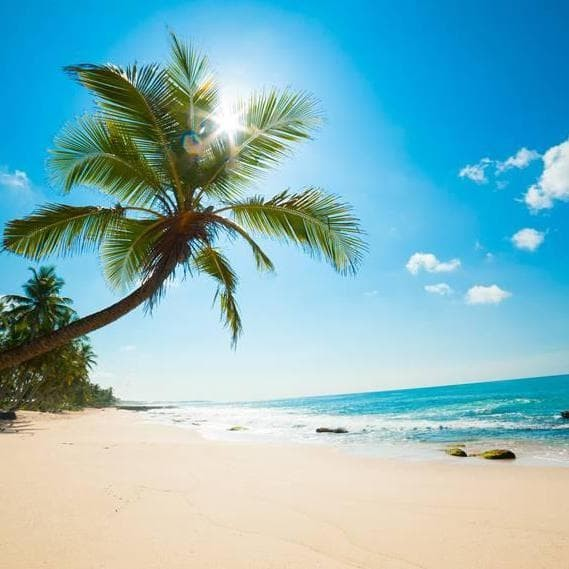
#> input picture pantai.jpg, 569 x 569 px
$ python Translation.py
#> lines starting #> are read from the running program, lines starting #| are printed output that depends on the picture
import cv2 as cv
import numpy as np
import matplotlib.pyplot as plt

image = cv.imread("pantai.jpg")
#> image is the input picture: shape (569, 569, 3); mean B, G, R 190.9, 182.7, 132.2
h, w = image.shape[:2]
#> h = 569; w = 569
half_height, half_width = h//4, w//8
#> half_height = 142; half_width = 71
transition_matrix = np.float32([[1, 0, half_width],[0, 1, half_height]])
#> transition_matrix = [[1, 0, 71], [0, 1, 142]]
img_transition = cv.warpAffine(image, transition_matrix, (w, h))
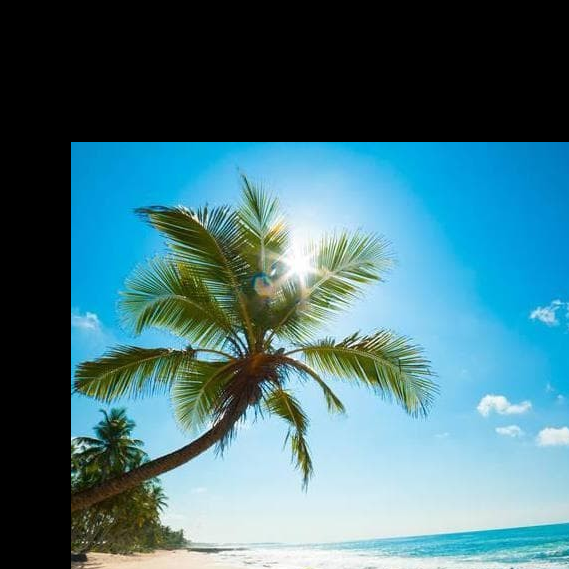
#> img_transition: shape (569, 569, 3); mean B, G, R 124.3, 114.3, 70.1
plt.imshow(cv.cvtColor(img_transition, cv.COLOR_BGR2RGB))
plt.title("Translation")
plt.show()
